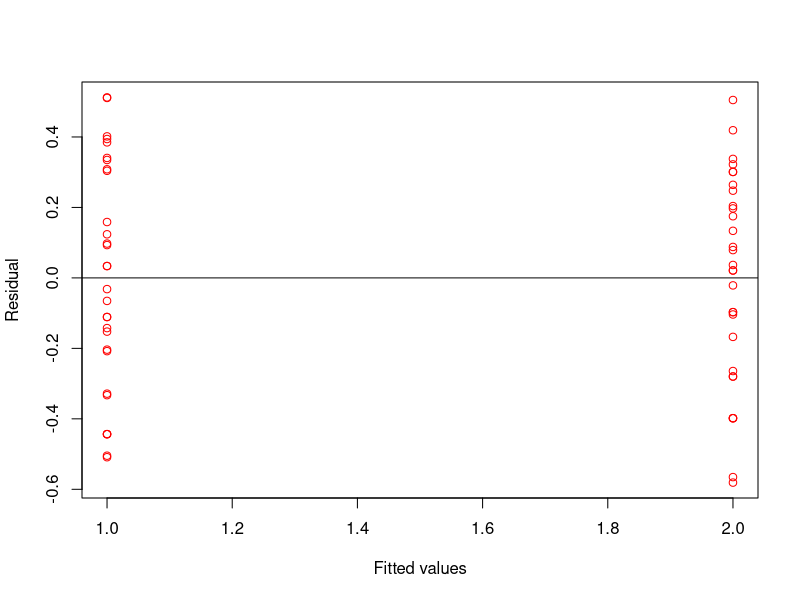
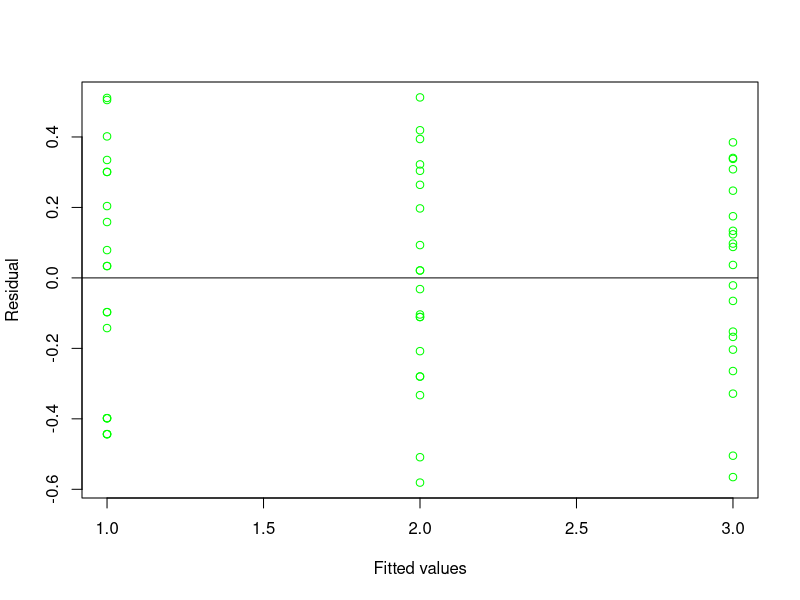
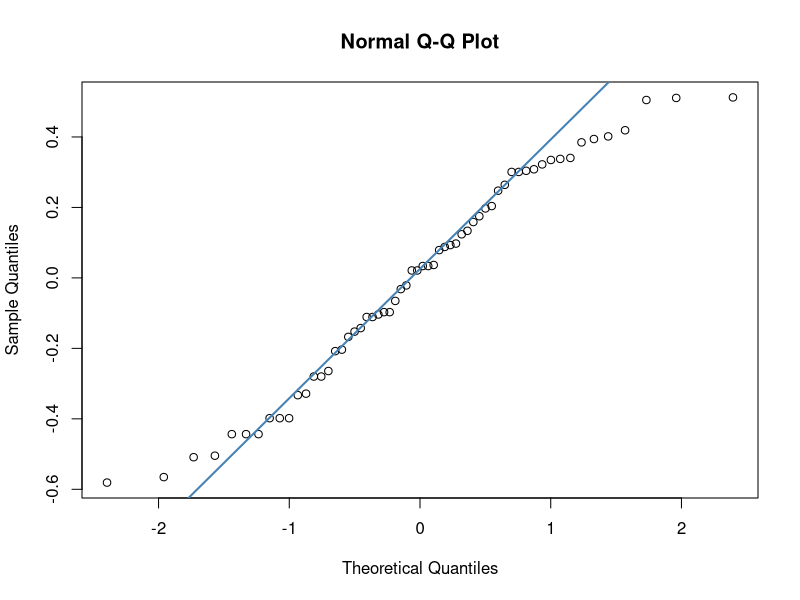
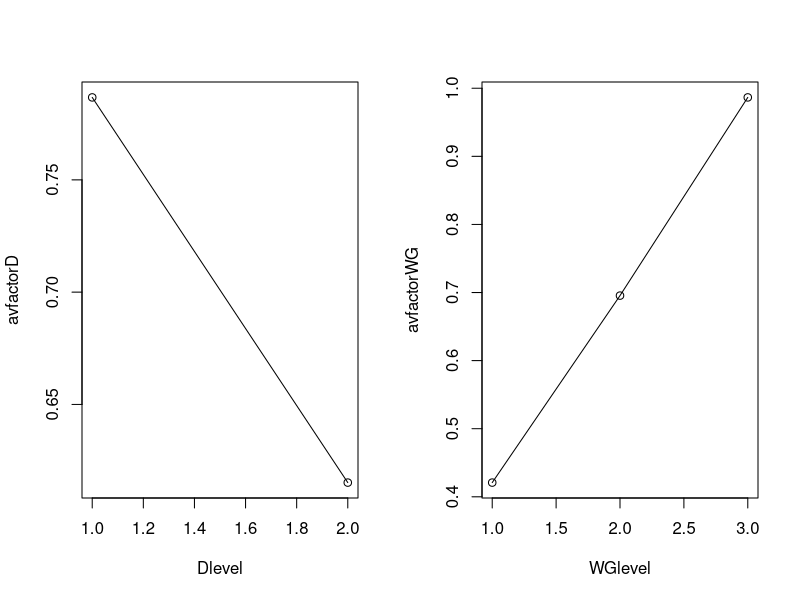

Source code (R) for these figures, in order:
# 19-18 Kidney failure hospitalization
# data loading 
setwd("/Users/cs0823/Documents/STA_207/HW3")
data = read.table(file = "Data19_18.csv", header= FALSE, sep = ",")
colnames(data)[colnames(data)=="V1"] <- "Days"
colnames(data)[colnames(data)=="V2"] <- "Duration"
colnames(data)[colnames(data)=="V3"] <- "Weight_Gain"
colnames(data)[colnames(data)=="V4"] <- "Replication"

# (a) two-factors full model
X_D_fac = factor(data$Duration)
X_WG_fac = factor(data$Weight_Gain)
Y = data$Days
Y_tran = log10(Y+1)
fit = aov(Y_tran ~ X_D_fac+X_WG_fac+X_D_fac*X_WG_fac, data=data)
values = fitted.values(fit)
res = fit$residuals

# (b) residual plots
X_D = data$Duration
X_WG = data$Weight_Gain
X_rep = data$Replication
res_plot_D = plot(X_D, res, ylab = "Residual", xlab = "Fitted values", col='red')
abline(0,0)
res_plot_WG = plot(X_WG, res, ylab = "Residual", xlab = "Fitted values", col='green')
abline(0,0)

# (c) normal probability plot
qqnorm(res)
qqline(res, col = "steelblue", lwd = 2)
#StdErr = summary(fit)$sigma
#n = 60
#ExpVals = sapply(1:n, function(k) StdErr*qnorm((k-0.375)/(n+0.25)))
#cor(ExpVals, sort(res))

# 19-19
# (a) estimated treatment means plot
avfactorD = tapply(Y_tran, X_D_fac, mean)
avfactorWG = tapply(Y_tran, X_WG_fac, mean)
Dlevel = 1:2
WGlevel = 1:3
par(mfrow=c(1:2))
plot(Dlevel, avfactorD, type="o")
plot(WGlevel, avfactorWG, type="o")

# (b) ANOVA table
summary(fit)

# (c) Test whether or not the two factors interact
Y_ijd = matrix(1, nrow = 2, ncol = 3)
# from fitted values
Y_ijd[1,] = c(0.44348, 0.80997, 1.10670)
Y_ijd[2,] = c(0.39823, 0.58096, 0.86639)
Y_idd = matrix(1, nrow = 2, ncol = 1)
Y_idd[1,] = sum(Y_ijd[1,])/3
Y_idd[2,] = sum(Y_ijd[2,])/3
Y_ddd = sum(Y_idd[,1])/2
alphai = t(c(Y_idd[1,1]-Y_ddd, Y_idd[2,1]-Y_ddd))

Y_djd = matrix(1, nrow=1, ncol=3)
Y_djd[,1] = sum(Y_ijd[,1])/2
Y_djd[,2] = sum(Y_ijd[,2])/2
Y_djd[,3] = sum(Y_ijd[,3])/2
betaj = c(Y_djd[1,1]-Y_ddd, Y_djd[1,2]-Y_ddd, Y_djd[1,3]-Y_ddd)
abij = matrix(1, nrow = 2, ncol = 3)

for (i in 1:2){
  for (j in 1:3){
    abij[i,j] = Y_ijd[i,j]-Y_ddd-alphai[i]-betaj[j]
  }
}

SSAB = 0
for (i in 1:2){
  for (j in 1:3){
    SSAB = SSAB + (abij[i,j])^2
  }
}

MSAB = 10*SSAB/(2-1)/(3-1)

# reformulate fitted values
data_new = data.frame(Y_tran, X_D, X_WG, X_rep)
SSE = 0
for (i in c(1:2)){
  for (j in c(1:3)){
    for (k in c(1:10)){
      SSE = SSE + (data_new[which(data_new$X_rep==k & data_new$X_WG==j 
                                & data_new$X_D ==i),]$Y_tran - Y_ijd[i,j])^2
    }
  }
}             
MSE = SSE/(10-1)/2/3

# 19-34
# (a) Estimate u22 with a 95 percent confidence interval
#Y_ijk = matrix(v)



